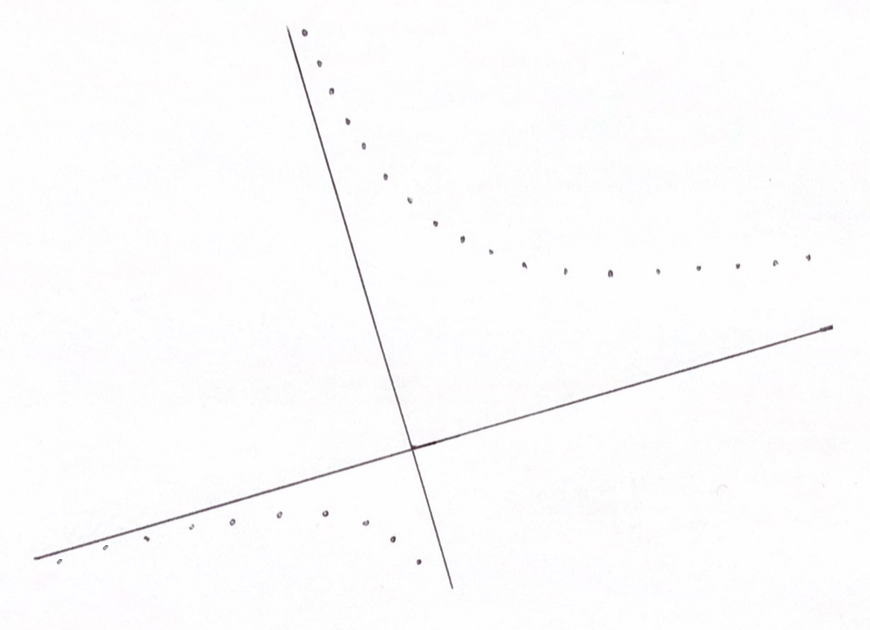
%> input picture 00_Projects/image_to_graph/assets/graph_04.png, 870 x 630 px
$ octave Projet_1.m   (GNU Octave 9; MATLAB toolbox functions it lacks are replaced by stand-ins)
%> lines starting %> are read from the running program, lines starting %| are printed output that depends on the picture; in (x1, y1, x2, y2) boxes, pixels count from 0 and x2, y2 are one past the last pixel; in counts of white or black regions, pixels touching at a corner belong together; the program's own positions count from 1
### 00_Projects/image_to_graph/src/image_to_graph.m
function [PLOT,ORI,numObj] = image2graph(IM_RAW,xMIN,xMAX,yMIN,yMAX,disp)
%% Code
IM_BIN = imbinarize(IM_RAW);
IM_OPEN = imerode(IM_BIN,strel('disk',2));

%% Hough transform
[H,T,R] = hough(1-IM_OPEN);
P  = houghpeaks(H,2,'threshold',ceil(0.3*max(H(:))));

lines = houghlines(1-IM_OPEN,T,R,P,'FillGap',60,'MinLength',25);

if disp
    imshow(IM_RAW); hold on;
end

for k = 1:length(lines)
    % Determine the endpoints of the longest line segment
    len(k) = norm(lines(k).point1 - lines(k).point2);
    xy((k-1)+(k:k+1),:) = [lines(k).point1; lines(k).point2];

    ORI(k) = lines(k).theta;

    m(k) = -1/tan(deg2rad(ORI(k)));
    b(k) = xy(2*k-1,2) - m(k)*xy(2*k-1,1);

    if disp
        plot(xy((k-1)+(k:k+1),1),xy((k-1)+(k:k+1),2),'bs','MarkerSize',8);
    end
end

xP_INTER = (b(2)-b(1)) / (m(1)-m(2));
yP_INTER = m(1) * xP_INTER + b(1);

if(isnan(xP_INTER) && isnan(yP_INTER))
    xP_INTER = lines(2).point1(1);
    yP_INTER = lines(1).point2(2);
end

if disp
    plot(xP_INTER,yP_INTER,'bs','MarkerSize',12);

end

ORI = ORI(min(abs(ORI)) == abs(ORI));
T = [cosd(ORI) -sind(ORI) ; sind(ORI) cosd(ORI)];

%% Object
S = regionprops(bwconncomp(1-IM_OPEN,4),'Centroid','Area');

vecI = setdiff(1:length(S),find(max([S.Area])));
numObj = length(vecI);
for iI = 1:numObj
    i = vecI(iI);

    CENTER(iI,:) =  S(i).Centroid;
end

if disp
    plot(CENTER(:,1),CENTER(:,2),'ro','MarkerSize',4);
end

%% Plot
for iI = 1:numObj
    CENTER(iI,:) = CENTER(iI,:) - [xP_INTER  yP_INTER - size(IM_OPEN,1)];

    PLOT(iI,1) = CENTER(iI,1);
    PLOT(iI,2) = size(IM_OPEN,1) - CENTER(iI,2);
end

for i = 1:length(PLOT)
    PLOT(i,:) = T*PLOT(i,:)';
end

%% AXES
for iI = 1:length(xy)
    xy(iI,:) = xy(iI,:) - [xP_INTER  yP_INTER - size(IM_OPEN,1)];

    xy(iI,1) = xy(iI,1);
    xy(iI,2) = size(IM_OPEN,1) - xy(iI,2);
end

for i = 1:length(xy)
    xy(i,:) = T*xy(i,:)';
end

PLOT(:,1) = map(PLOT(:,1),min(xy(1:2,1)),max(xy(1:2,1)),xMIN,xMAX);
PLOT(:,2) = map(PLOT(:,2),min(xy(3:4,2)),max(xy(3:4,2)),yMIN,yMAX);


PLOT = sortrows(PLOT, 1);

### 00_Projects/image_to_graph/src/map.m
function [numOUT] = map(numIN,minIN,maxIN,minOUT,maxOUT)

numOUT = (numIN - minIN) * (maxOUT - minOUT) / (maxIN - minIN) + minOUT;

### 00_Projects/image_to_graph/src/Projet_1.m
%% Initialisation
clear;
close all;
clc;

%% Paramètres
xMIN = -6; xMAX = 7;
yMIN = -3; yMAX = 8;

%% Code
img = double(imread('../assets/graph_04.png'))/255;
img = img(:,:,3);
%> img: size 630x870 double

subplot(2,1,1);
[pointList,ORI,numObj] = image_to_graph(img,xMIN,xMAX,yMIN,yMAX,true);
%> in image2graph, `IM_BIN = imbinarize(IM_RAW);`:
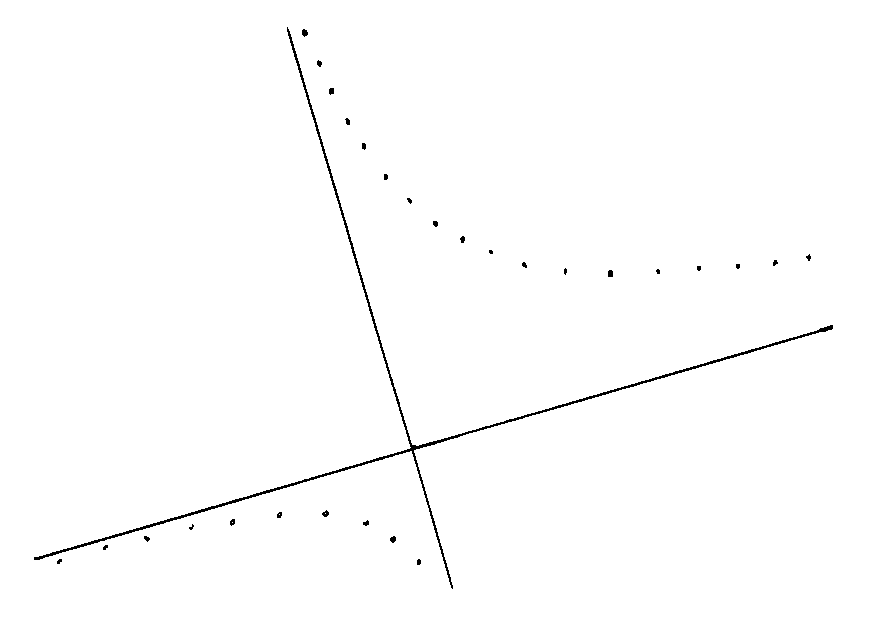
%> IM_BIN: size 630x870 logical; 99.2% white; black in thin lines or dots, all inside (x1, y1, x2, y2) = (34, 27, 833, 589)
%> in image2graph, `IM_OPEN = imerode(IM_BIN,strel('disk',2));`:
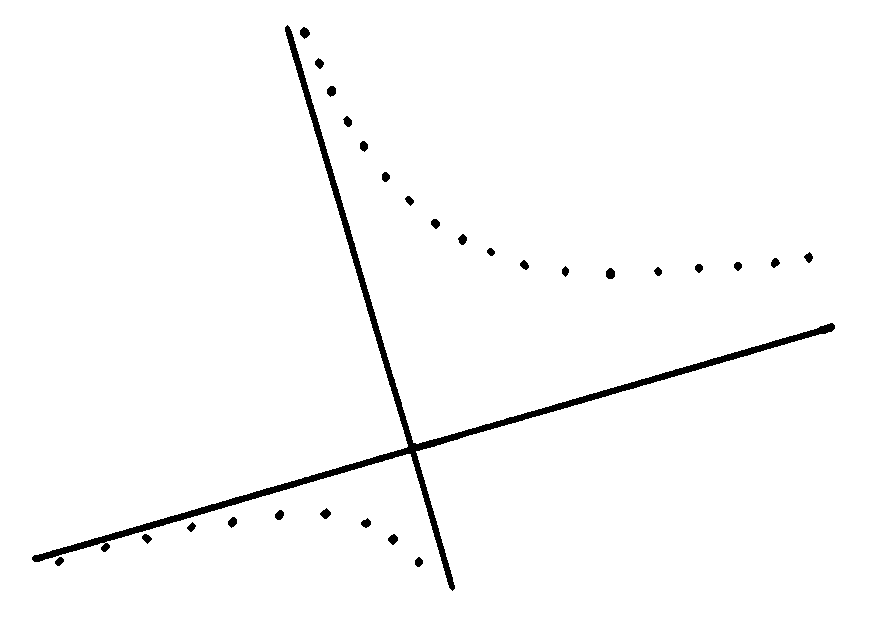
%> IM_OPEN: size 630x870 logical; 98% white; 28 black regions, largest, box (x1, y1, x2, y2) and area: (32, 25, 835, 591) 9009, (300, 27, 310, 39) 81, (606, 268, 615, 279) 81
%> in image2graph, `[H,T,R] = hough(1-IM_OPEN);`:
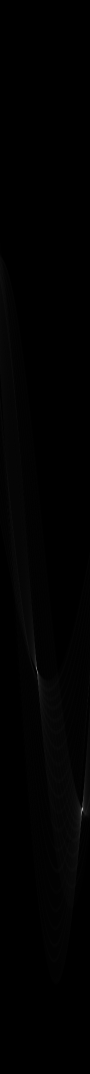
%> H: size 2147x180 double (shown at 1/2 size); min 0, max 836, mean 5; drawn with min black and max white
%> in image2graph, `[H,T,R] = hough(1-IM_OPEN);`: T = 180 values from -90 to 89; R = 2147 values from -1073 to 1073
%> in image2graph, `P  = houghpeaks(H,2,'threshold',ceil(0.3*max(H(:))));`: P = [1620 165; 1344 75]
%> in image2graph, `lines = houghlines(1-IM_OPEN,T,R,P,'FillGap',60,'MinLength',25);`: lines = 2 lines; point1 to point2 (x, y): (833, 330) to (34, 560), (289, 27) to (451, 589)
%> the loop in image2graph, `for k = 1:length(lines)` made 2 passes
%> after the loop in image2graph, `for k = 1:length(lines)`: ORI = [74 -16]; b = [568.9 -980.9]; len = [831.4 584.9]; m = [-0.287 3.49]; xy = [833 330; 34 560; 289 27; 451 589]
%> in image2graph, `xP_INTER = (b(2)-b(1)) / (m(1)-m(2));`: xP_INTER = 410.6
%> in image2graph, `yP_INTER = m(1) * xP_INTER + b(1);`: yP_INTER = 451.1
%> in image2graph, `ORI = ORI(min(abs(ORI)) == abs(ORI));`: ORI = -16
%> in image2graph, `T = [cosd(ORI) -sind(ORI) ; sind(ORI) cosd(ORI)];`: T = [0.961 0.276; -0.276 0.961]
%> in image2graph, `S = regionprops(bwconncomp(1-IM_OPEN,4),'Centroid','Area');`: S = 29 regions; largest, Area and Centroid: 8954 [407.9 388.7], 81 [305.3 33.3], 81 [611 274.3], 76 [332.1 91.7], 74 [326.2 514.3]
%> in image2graph, `vecI = setdiff(1:length(S),find(max([S.Area])));`: vecI = 28 values from 2 to 29
%> in image2graph, `numObj = length(vecI);`: numObj = 28
%> the loop in image2graph, `for iI = 1:numObj` made 28 passes
%> after the loop in image2graph, `for iI = 1:numObj`: CENTER = 28 rows, first 12: [60 562; 106 548; 147.3 539; 192.1 527.7; 233.1 522.8; 280.1 515.7; 305.3 33.32; 319.9 64.05; 326.2 514.3; 332.1 91.71; 348.3 122.2; 364.4 146.7]
%> after the loop in image2graph, `for iI = 1:numObj`: CENTER = 28 rows, first 12: [-350.6 740.9; -304.6 726.9; -263.3 717.9; -218.5 706.6; -177.5 701.6; -130.5 694.5; -105.3 212.2; -90.68 242.9; -84.4 693.2; -78.51 270.6; -62.3 301.1; -46.22 325.6]; PLOT = 28 rows, first 12: [-350.6 -110.9; -304.6 -96.88; -263.3 -87.88; -218.5 -76.61; -177.5 -71.64; -130.5 -64.54; -105.3 417.8; -90.68 387.1; -84.4 -63.21; -78.51 359.4; -62.3 328.9; -46.22 304.4]
%> the loop in image2graph, `for i = 1:length(PLOT)` made 28 passes
%> after the loop in image2graph, `for i = 1:length(PLOT)`: PLOT = 28 rows, first 12: [-367.6 -9.95; -319.5 -9.17; -277.3 -11.91; -231.2 -13.42; -190.4 -19.94; -143.3 -26.06; 13.91 430.6; 19.53 397.1; -98.55 -37.5; 23.6 367.1; 30.78 333.4; 39.47 305.3]
%> the loop in image2graph, `for iI = 1:length(xy)` made 4 passes
%> after the loop in image2graph, `for iI = 1:length(xy)`: xy = [422.4 121.1; -376.6 -108.9; -121.6 424.1; 40.39 -137.9]
%> the loop in image2graph, `for i = 1:length(xy)` made 4 passes
%> after the loop in image2graph, `for i = 1:length(xy)`: xy = [439.4 -2.84e-14; -392 -0.856; -5.68e-14 441.2; 0.816 -143.7]
%> in map, `numOUT = (numIN - minIN) * (maxOUT - minOUT) / (maxIN - minIN) + minOUT;`: numOUT = 28 values, max 6.95 at index 28, min -5.62 at index 1, mean 0.825
%> in image2graph, `PLOT = sortrows(PLOT, 1);`: PLOT = 28 rows, first 12: [-5.62 -0.485; -4.87 -0.47; -4.21 -0.522; -3.48 -0.55; -2.85 -0.673; -2.11 -0.788; -1.41 -1; -0.843 -1.38; -0.508 -1.81; -0.219 -2.36; 0.347 7.8; 0.435 7.17]
%> pointList has the same summary as PLOT in image2graph; ORI = -16; numObj = 28
title(['Orientation: ' num2str(ORI) '°  Number: ' num2str(numObj)]);

H = subplot(2,1,2);
plot(pointList(:,1),pointList(:,2),'k.','MarkerSize',8); hold on;
plot([xMIN xMAX],[0 0],'k','LineWidth',1);
plot([0 0],[yMIN yMAX],'k','LineWidth',1);

xlim([xMIN xMAX] + [-1 1]*max(abs([xMIN xMAX]))/10);
ylim([yMIN yMAX] + [-1 1]*max(abs([yMIN yMAX]))/10);
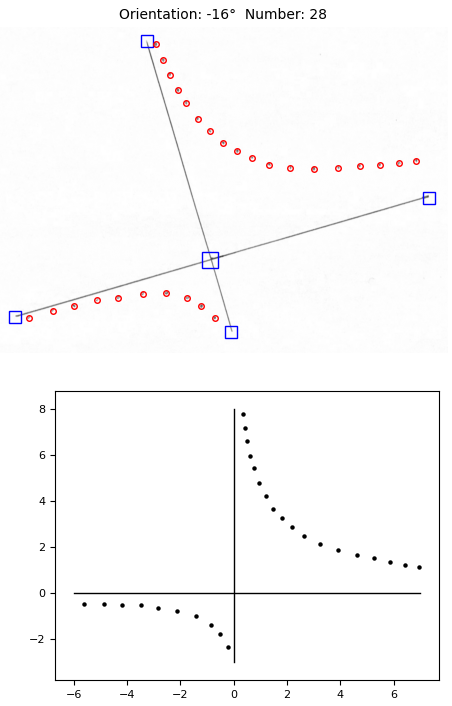
%> figure redrawn from the program's plot data, 2 panels
% xkcdify(H);

$ run again, with 00_Projects/image_to_graph/assets/graph_03.png copied over 00_Projects/image_to_graph/assets/graph_04.png
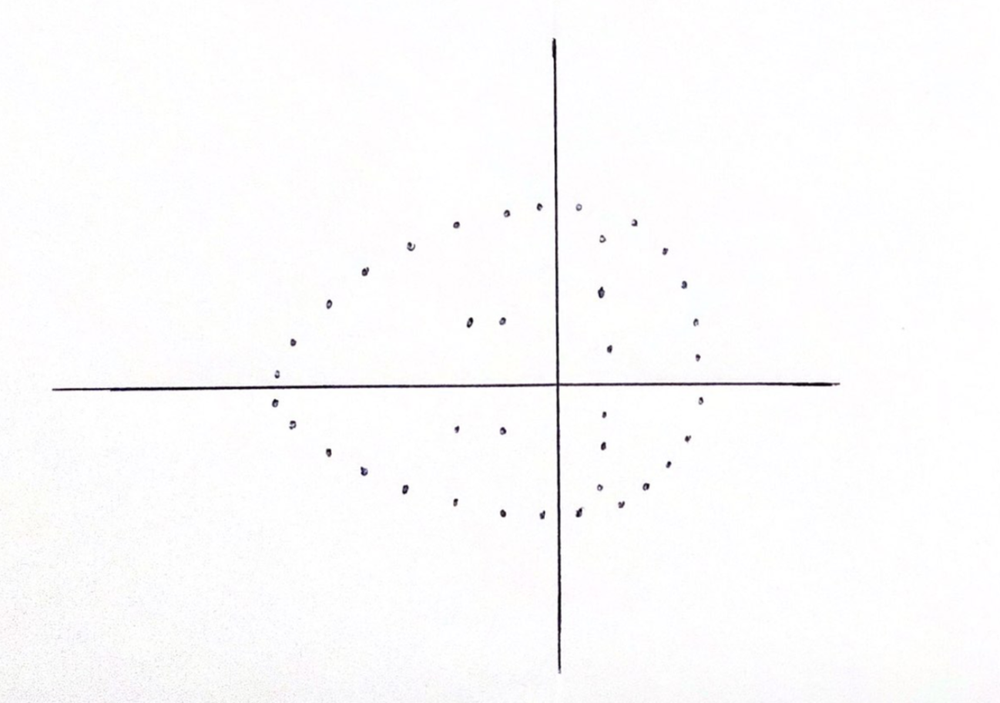
%> input picture 00_Projects/image_to_graph/assets/graph_03.png, 1000 x 703 px, shrunk from 1298 x 912 before the run
%> in image2graph, `IM_BIN = imbinarize(IM_RAW);`:
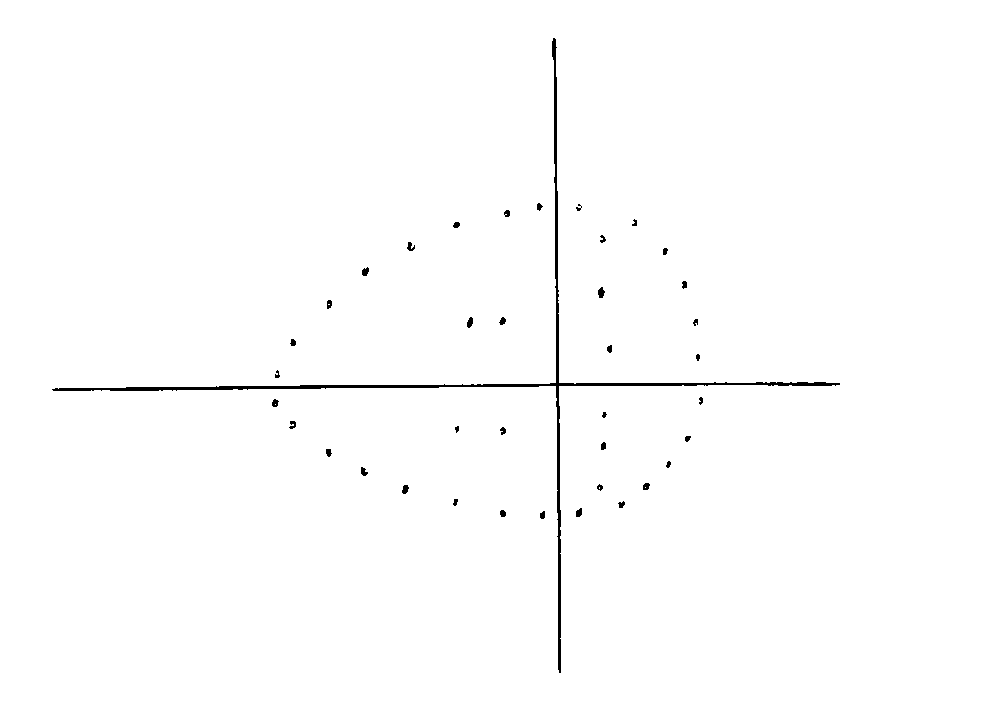
%> IM_BIN: size 703x1000 logical; 99.2% white; 39 black regions, largest, box (x1, y1, x2, y2) and area: (52, 38, 840, 673) 4184, (598, 287, 605, 298) 54, (467, 317, 473, 328) 48
%> IM_OPEN: size 703x1000 logical; 98.2% white; 39 black regions, largest, box (x1, y1, x2, y2) and area: (50, 36, 842, 675) 9858, (596, 285, 607, 300) 114, (405, 240, 417, 253) 108
%> in image2graph, `[H,T,R] = hough(1-IM_OPEN);`: T = 180 values from -90 to 89; R = 2443 values from -1221 to 1221
%> P = [836 1; 1779 91]
%> lines = 2 lines; point1 to point2 (x, y): (56, 387) to (840, 387), (558, 40) to (558, 673)
%> the loop in image2graph, `for k = 1:length(lines)` made 2 passes
%> after the loop in image2graph, `for k = 1:length(lines)`: ORI = [-90 0]; b = [387 Inf]; len = [784 633]; m = [6.12e-17 -Inf]; xy = [56 387; 840 387; 558 40; 558 673]
%> in image2graph, `xP_INTER = (b(2)-b(1)) / (m(1)-m(2));`: xP_INTER = NaN
%> in image2graph, `xP_INTER = lines(2).point1(1);`: xP_INTER = 558
%> in image2graph, `yP_INTER = lines(1).point2(2);`: yP_INTER = 387
%> in image2graph, `ORI = ORI(min(abs(ORI)) == abs(ORI));`: ORI = 0
%> in image2graph, `T = [cosd(ORI) -sind(ORI) ; sind(ORI) cosd(ORI)];`: T = [1 0; 0 1]
%> S = 39 regions; largest, Area and Centroid: 9858 [493.7 373.3], 114 [601.8 293.4], 108 [411.4 247.2], 104 [470.6 323], 100 [366 272.3]
%> vecI = 38 values from 2 to 39
%> in image2graph, `numObj = length(vecI);`: numObj = 38
%> the loop in image2graph, `for iI = 1:numObj` made 38 passes
%> after the loop in image2graph, `for iI = 1:numObj`: CENTER = 38 rows, first 12: [275.7 403.7; 277.8 375.2; 293.2 425.3; 293.6 343.2; 329.2 453; 329.7 304.9; 364.3 472.2; 366 272.3; 405.8 489.8; 411.4 247.2; 457.1 225.5; 456 502.7]
%> after the loop in image2graph, `for iI = 1:numObj`: CENTER = 38 rows, first 12: [-282.3 719.7; -280.2 691.2; -264.8 741.3; -264.4 659.2; -228.8 769; -228.3 620.9; -193.7 788.2; -192 588.3; -152.2 805.8; -146.6 563.2; -100.9 541.5; -102 818.7]; PLOT = 38 rows, first 12: [-282.3 -16.74; -280.2 11.84; -264.8 -38.3; -264.4 43.81; -228.8 -65.99; -228.3 82.12; -193.7 -85.16; -192 114.7; -152.2 -102.8; -146.6 139.8; -100.9 161.5; -102 -115.7]
%> the loop in image2graph, `for i = 1:length(PLOT)` made 38 passes
%> the loop in image2graph, `for iI = 1:length(xy)` made 4 passes
%> after the loop in image2graph, `for iI = 1:length(xy)`: xy = [-502 0; 282 0; 0 347; 0 -286]
%> the loop in image2graph, `for i = 1:length(xy)` made 4 passes
%> numOUT = 38 values, max 4.7 at index 38, min -2.36 at index 1, mean 1.7
%> in image2graph, `PLOT = sortrows(PLOT, 1);`: PLOT = 38 rows, first 12: [-2.36 1.68; -2.32 2.18; -2.07 1.3; -2.06 2.73; -1.47 0.823; -1.46 3.4; -0.887 0.49; -0.86 3.96; -0.199 0.183; -0.108 4.4; 0.633 -0.0398; 0.65 4.78]
%> `[pointList,ORI,numObj] = image_to_graph(img,xMIN,xMAX,yMIN,yMAX,true);`: pointList has the same summary as PLOT in image2graph; ORI = 0; numObj = 38
%> `ylim([yMIN yMAX] + [-1 1]*max(abs([yMIN yMAX]))/10);`:
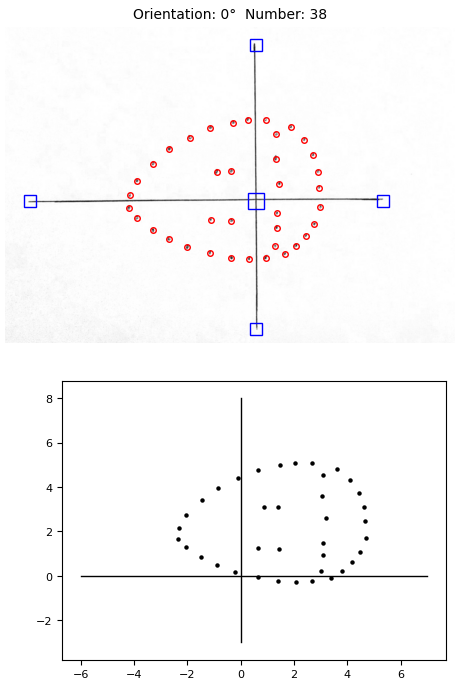
%> figure redrawn from the program's plot data, 2 panels
